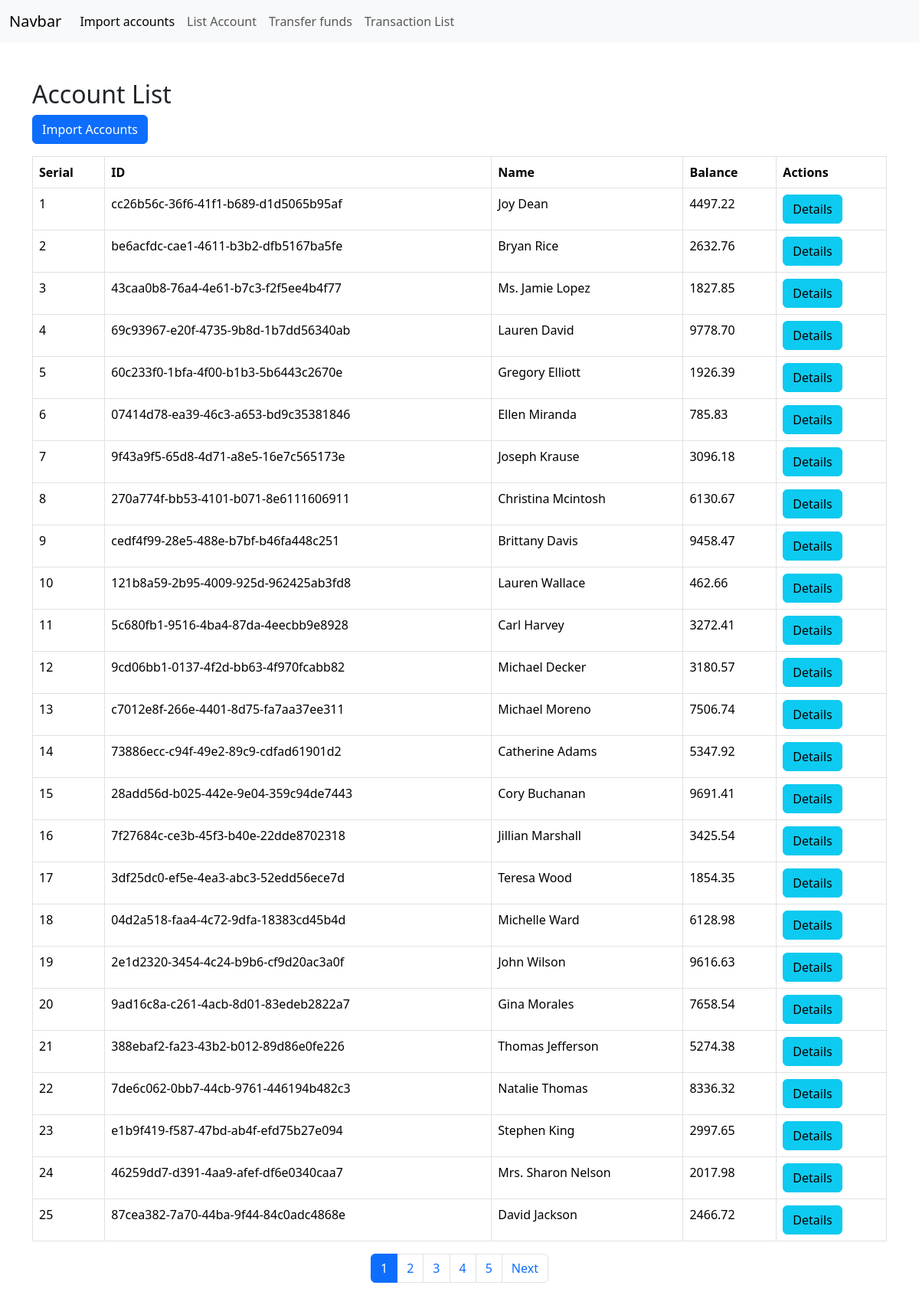
The page /list-accounts/ on the database as committed earlier.
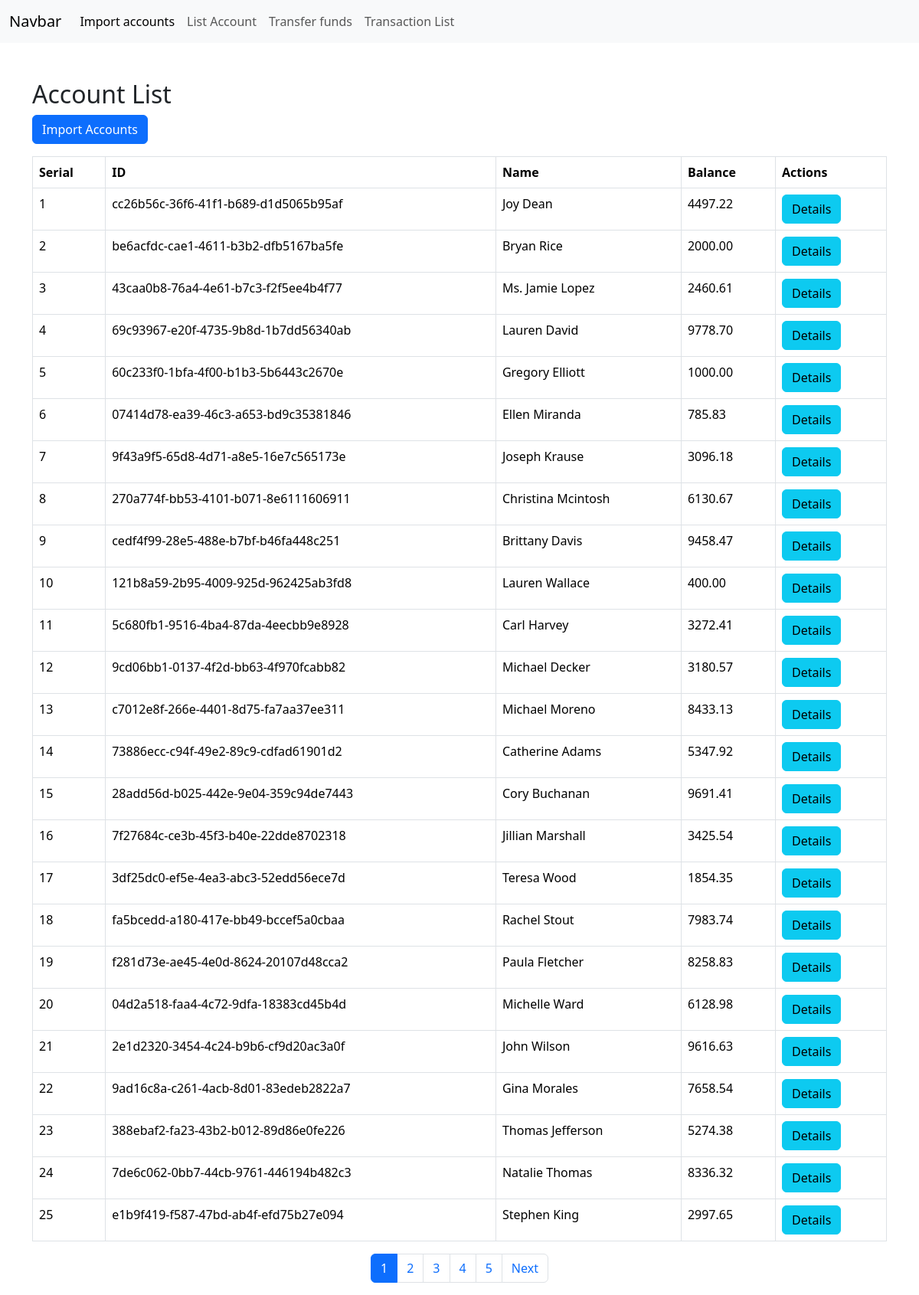
The same page on the database as committed later.
### accounts/models.py (models this page shows, shortened)
class Account(models.Model):
    id = models.UUIDField(primary_key=True, editable=False)
    name = models.CharField(max_length=100)
    balance = models.DecimalField(max_digits=10, decimal_places=2)

### accounts/views.py (the view)
# urls.py: path('list-accounts/', AccountList.as_view(), name='account_list'),
class AccountList(ListView):
    model = Account
    paginate_by = 25

### accounts/templates/accounts/account_list.html (shortened to what this page needs)
{% extends "base.html" %}
{% block body %}
<div class="container mt-5">
    <h2>Account List</h2>
    <a href="{% url 'import_accounts' %}" class="btn btn-primary mb-3">Import Accounts</a>
    <table class="table table-bordered">
        <thead>
            <tr>
                <th>Serial</th>
                <th>ID</th>
                <th>Name</th>
                <th>Balance</th>
                <th>Actions</th>
            </tr>
        </thead>
        <tbody>
            {% for account in account_list %}
                <tr>
                    <td>{{ forloop.counter|add:page_obj.start_index|add:"-1" }}</td>
                    <td>{{ account.id }}</td>
                    <td>{{ account.name }}</td>
                    <td>{{ account.balance }}</td>
                    <td>
                        <a href="{% url 'account_detail' account.id %}" class="btn btn-info">Details</a>
                    </td>
                </tr>
            {% endfor %}
        </tbody>
    </table>
    {% if is_paginated %}
    <nav aria-label="Page navigation example">
        <ul class="pagination justify-content-center">
            {% for page_number in page_obj.paginator.page_range %}
            {% if page_obj.number == page_number %}
                <li class="page-item"><a class="page-link active" href="?page={{ page_number }}">{{ page_number }}</a></li>
            {% elif page_number < page_obj.number|add:5 and page_number > page_obj.number|add:-5 %}
                <li class="page-item"><a class="page-link" href="?page={{ page_number }}">{{ page_number }}</a></li>
            {% endif %}
            {% endfor %}
            {% if page_obj.has_next %}
                <li class="page-item"><a class="page-link" href="?page={{ page_obj.next_page_number }}">Next</a></li>
            {% endif %}
        </ul>
    </nav>
    {% endif %}
</div>
{% endblock body %}

### templates/base.html (shortened to what this page needs)
{% load static %}
<!doctype html>
<html lang="en">
<head>
  <link href="https://cdn.jsdelivr.net/npm/bootstrap@5.3.3/dist/css/bootstrap.min.css" rel="stylesheet">
</head>
<body>
  <nav class="navbar navbar-expand-lg bg-body-tertiary">
    <div class="container-fluid">
      <a class="navbar-brand" href="#">Navbar</a>
      <div class="collapse navbar-collapse" id="navbarSupportedContent">
        <ul class="navbar-nav me-auto mb-2 mb-lg-0">
          <li class="nav-item">
            <a class="nav-link active" aria-current="page" href="{% url 'import_accounts' %}"> Import accounts</a>
          </li>
          <li class="nav-item">
            <a class="nav-link" href="{% url 'account_list' %}">List Account</a>
          </li>
          <li class="nav-item">
            <a class="nav-link" href="{% url 'transfer_funds' %}">Transfer funds</a>
          </li>
          <li class="nav-item">
            <a class="nav-link" href="{% url 'transaction_list' %}">Transaction List</a>
          </li>
        </ul>
      </div>
    </div>
  </nav>
  <div class="container-fluid">
    {% block body %}
    {% endblock body %}
  </div>
</body>
</html>

Rows that differ between the two databases and show on the page:
no longer on this page (row unchanged): Account: id "46259dd7-d391-4aa9-afef-df6e0340caa7", name "Mrs. Sharon Nelson", balance "2017.98"
no longer on this page (row unchanged): Account: id "87cea382-7a70-44ba-9f44-84c0adc4868e", name "David Jackson", balance "2466.72"
changed Account "be6acfdc-cae1-4611-b3b2-dfb5167ba5fe": balance "2632.76" → "2000.00"
changed Account "43caa0b8-76a4-4e61-b7c3-f2f5ee4b4f77": balance "1827.85" → "2460.61"
changed Account "60c233f0-1bfa-4f00-b1b3-5b6443c2670e": balance "1926.39" → "1000.00"
changed Account "121b8a59-2b95-4009-925d-962425ab3fd8": balance "462.66" → "400.00"
changed Account "c7012e8f-266e-4401-8d75-fa7aa37ee311": balance "7506.74" → "8433.13"
added Account: id "fa5bcedd-a180-417e-bb49-bccef5a0cbaa", name "Rachel Stout", balance "7983.74"
added Account: id "f281d73e-ae45-4e0d-8624-20107d48cca2", name "Paula Fletcher", balance "8258.83"
